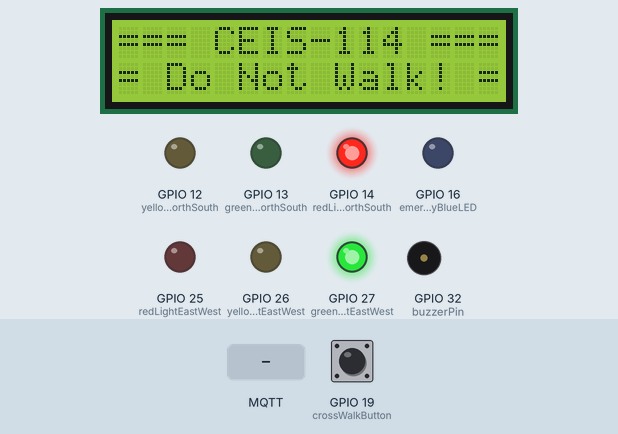
Recording of a sketch running on a simulated ESP32. On the bench: 16×2 character LCD, output pins drawn as LEDs (lit = HIGH), buzzer (waves = sounding). The test bench sets the inputs (shaded band); at power-on: GPIO 19 (crossWalkButton) HIGH. WiFi joins after 1.5 s; servers stay silent unless stated; random numbers use the default seed unless the sketch sets one; no MQTT or app messages arrive unless stated; what the sketch prints to the serial monitor is not drawn.

Above: at 2.7 s.
2.8 s: MQTT message "ON" arrives on the first subscribed topic
At 6.7 s:
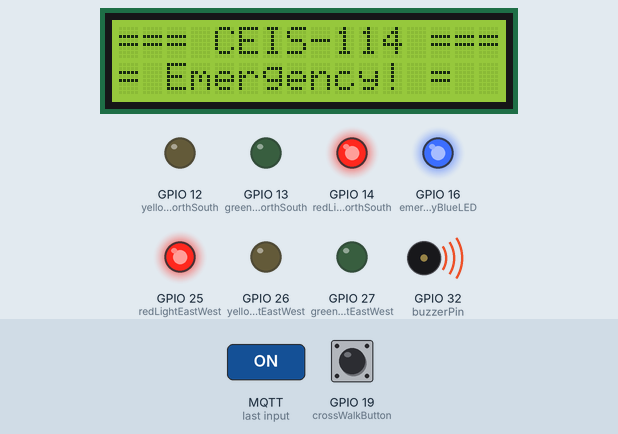
6.8 s: MQTT message "OFF" arrives on the first subscribed topic
At 10.7 s:
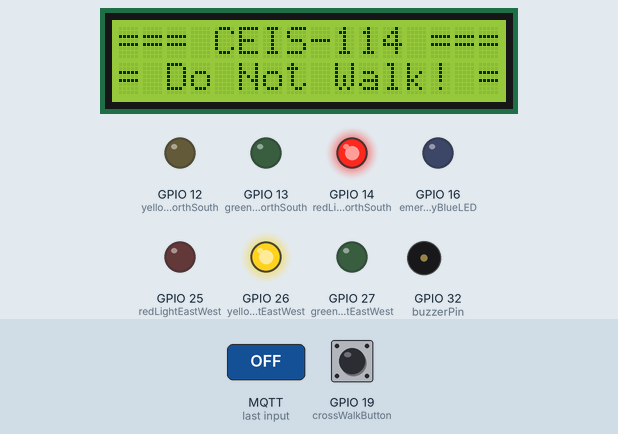
10.8 s: GPIO 19 (crossWalkButton) pulled LOW for 1.15 s
At 18.1 s:
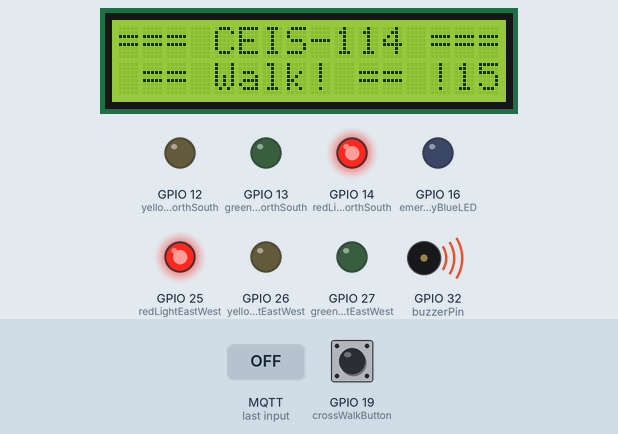
Timing chart, 0 to 37.2 s (numbered marks = the images above; inputs shaded):
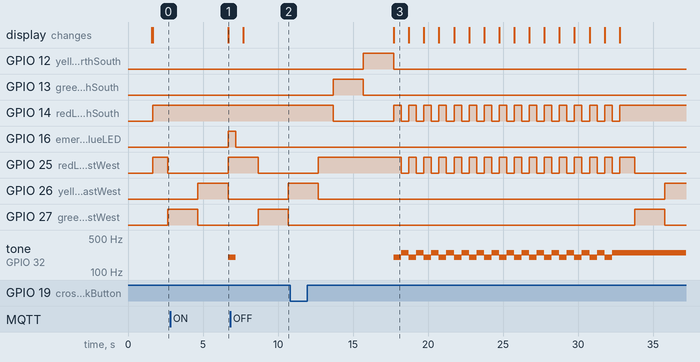

Measured:
- after the input at 2.8 s, GPIO 16 (emergencyBlueLED): LOW → HIGH after 3.9 s; tone on GPIO 32 (buzzerPin): silent → 200 Hz after 3.9 s; the display: changes after 3.9 s (image 1)
- after the input at 6.8 s, GPIO 25 (redLightEastWest): HIGH → LOW after 1.9 s; GPIO 26 (yellowLightEastWest): LOW → HIGH after 3.9 s; GPIO 27 (greenLightEastWest): LOW → HIGH after 1.9 s, → LOW 2.0 s later; the display: changes after 0.89 s (image 2)
- after the input at 10.8 s, tone on GPIO 32 (buzzerPin): alternates 250 Hz for 0.50 s and 200 Hz for 0.50 s, 30 changes in all, then stays 250 Hz, starting after 6.9 s; the display: changes after 6.9 s (image 3)
- by itself, GPIO 14 (redLightNorthSouth): repeats every 1.0 s: HIGH 0.50 s, LOW 0.50 s, until it stays HIGH from 32.8 s

The sketch:

sketch.ino
```cpp
// === Roderick Vaughan ====
// Module 7 Course project IOT MQTT

#include <WiFi.h> // WiFi header file
#include <PubSubClient.h> // MQTT publish and subscribe header file
#include <Wire.h> // I2C header file
#include <LiquidCrystal_I2C.h> // I2C lcd header file

const char* ssid = "Wokwi-GUEST"; // This is the access point to your wireless network.
const char* password = ""; // This is the password to the SSID. For the smart mini router
const char* mqttServer = "test.mosquitto.org"; // This is the free MQTT broker we will use.

int port = 1883; // MQTT brokers listen to port 1883 by default
String stMac; // C string used for convenience of comparisons.
char mac[50]; // C char array used to hold the MAC address of your ESP32 microconroller
char clientId[50]; // This client ID is used to identify the user accessing the MQTT broker.

// For our test.mosquitto.org broker, we just generate a random user client ID
WiFiClient espClient; // instantiate the WiFi client object
PubSubClient client(espClient); // instantiate the publish subscribe client object
LiquidCrystal_I2C lcd(0x27,16,2); //set the LCD address to 0x27 for a 16 chars and 2-line display
// if it does not work then try 0x3F, if both addresses do not work then run the scan code

const int redLightNorthSouth = 14; // The red LED NS is wired to ESP32 board pin GPIO 14
const int yellowLightNorthSouth = 12; // The yellow LED NS is wired to ESP32 board pin GPIO 12
const int greenLightNorthSouth = 13; // The green LED NS is wired to ESP32 board pin GPIO 13
const int redLightEastWest = 25; // The red LED EW is wired to ESP32 pin GPIO 25
const int yellowLightEastWest = 26; // The yellow LED EW is wired to ESP32 board pin GPIO 26
const int greenLightEastWest = 27; // The green LED EW is wired to ESP32 board pin GPIO 27

int crossWalkButtonState = 1 ; // Variable will store the state of the crosswalk button
const int crossWalkButton = 19; // Cross Walk button pin is GPIO 19
const int emergencyBlueLED = 16; // The blue LED is wired to ESP32 board pin GPIO 16
const int buzzerPin = 32; // Active Buzzer pin is GPIO 32

int loopCount; // Variable will keep count of the number of times the light pattern repeats
int secondsLeft; // counter to keep track of number of seconds left for crossing intersection
int iotControl = 0; // Variable will be used to switch between emergency and normal operations of

// traffic controller
void setup() {

Serial.begin(115200); // set baud rate of serial monitor to 115200 bits per second
randomSeed(analogRead(0)); // seed the random() function
delay(10); // wait 10 milliseconds

Serial.println(); // start by skipping a line on the serial monitor
Serial.print("Connecting to "); // display message connection to
Serial.println(ssid); // display SSID name

wifiConnect(); // initiate connection to WiFi access point

Serial.println(""); // Skip a line on serial monitor
Serial.println("WiFi connected"); // display message WiFi connected
Serial.println("IP address: "); // display message IP Address
Serial.println(WiFi.localIP()); // display local IP address
Serial.println(WiFi.macAddress()); // display MAC address
stMac = WiFi.macAddress(); // copy MAC address
stMac.replace(":", "_"); // replace the underscores with colons
Serial.println(stMac); // display the cleaned up MAC address
client.setServer(mqttServer, port); // Connect to MQTT server test.mosquitto.org
client.setCallback(callback); // set callback function for handling MQTT messages

pinMode(crossWalkButton, INPUT_PULLUP); // 0 = button is pressed, 1 = button not pressed
attachInterrupt(crossWalkButton, buttonPressed, FALLING); // set up crosswalk button to trigger

// interrupts on falling edges
pinMode(redLightNorthSouth, OUTPUT); // initialize digital pin 14 (Red LED NS) as an output.
pinMode(yellowLightNorthSouth, OUTPUT); // initialize digital pin 12 (Yellow LED NS) as an output.
pinMode(greenLightNorthSouth, OUTPUT); // initialize digital pin 13 (green LED NS) as an output.
pinMode(redLightEastWest, OUTPUT); // initialize digital pin 25 (Red LED EW) as an output.
pinMode(yellowLightEastWest, OUTPUT); // initialize digital pin 26 (Yellow LED EW) as an output.
pinMode(greenLightEastWest, OUTPUT); // initialize digital pin 27 (Green LED EW) as an output.
pinMode(emergencyBlueLED, OUTPUT); // initialize digital pin 16 (Blue emergency LED) as an output.
pinMode(buzzerPin, OUTPUT); // initialize digital pin 32 (Active buzzer) as an output.
tone(buzzerPin, 0); //turn buzzer off
lcd.init(); // initialize the lcd
lcd.backlight(); // turn on backlight of lcd
lcd.setCursor(0,0); // set cursor to column # 1 and Row # 1
lcd.print("=== CEIS-114 ==="); // display this message

}

void wifiConnect() {

WiFi.mode(WIFI_STA); // set WiFi mode to STA
WiFi.begin(ssid, password); // connect WiFi using SSID and password
while (WiFi.status() != WL_CONNECTED) { // As long as WiFi connection is not established

delay(500); // wait half a second

Serial.print("."); // display period on serial monitor

}
}

void mqttReconnect() { // If connection to MQTT broker is lost. Call this function

while (!client.connected()) { // As long as connection is not established

Serial.print("Attempting MQTT connection..."); // Display message attempting MQTT connection
long r = random(1000); // Generate a long integer
sprintf(clientId, "clientId-%ld", r); // display client ID

if (client.connect(clientId)) { // Is connection to MQTT broker is established
Serial.print(clientId); // Display client ID on serial monitor
Serial.println(" connected"); // Display connected message on serial monitor
client.subscribe("LED"); // Subscribe to topic LED.

}

 else { // If connection to MQTT broker has failed

Serial.print("failed, rc="); // Display failed
Serial.print(client.state()); // Display client ID for failed connection
Serial.println(" try again in 5 seconds"); // Display message try again in 5 seconds
delay(5000); // Wait 5 seconds

}
}
}
void callback(char* topic, byte* message, unsigned int length) { // Callback function for handling MQTT

//messages
String stMessage; // Create C string object
for (int i = 0; i < length; i++) { // Run a loop that will process all the characters of the MQTT message
stMessage += (char)message[i]; // Add character to the C string one at a time
}

if (String(topic) == "LED") { // Check if the topic received is LED
if(stMessage == "ON"){ // Check if the message is ON
iotControl = 1; // Set iotControl variable to high
}
else if(stMessage == "OFF"){ // if the message received is OFF
iotControl = 0; // Set iotControl variable to low
}
}
}
void loop() { // loop() function
if (!client.connected()) { // If the client is not connected to MQTT broker
mqttReconnect(); // Try reconnecting
}

while( iotControl == 0 ) { // As long as variable iotControl is low. Run the normal traffic light

lcd.setCursor(0,1); // set the cursor to column 1, line 2
lcd.print("= Do Not Walk! ="); // display Walk tmessage to the LCD.
Serial.println(" == Do Not Walk == "); // display Do Not Walk message on serial monitor
digitalWrite(emergencyBlueLED, LOW); // This should turn off the Remergency blue LED

if (crossWalkButtonState == 0 ){ // if crosswalk button is pressed
digitalWrite(yellowLightNorthSouth , LOW); // This should turn off the Yellow LED NS
digitalWrite(greenLightNorthSouth, LOW); // This should turn off the Green LED EW
digitalWrite(yellowLightEastWest , LOW); // This should turn off the Yellow LED NS
digitalWrite(greenLightEastWest, LOW); // This should turn off the Yellow LED EW

// display Walk message on the LCD
lcd.setCursor(0,1); // set the cursor to column 1, line 2
lcd.print(" == Walk! == "); // display Walk tmessage to the LCD.
secondsLeft = 15; // Set the delay for crossing the intersection at 15 seconds.

while( secondsLeft > 0 ){ // As long as the timer hasn’t run up yet

if( secondsLeft >= 10){ // If the timer has a value with 2 digits

Serial.print(" == Walk == "); // display message Walk on serial monitor
Serial.println(secondsLeft); // display timer value
lcd.setCursor(14 ,1); // set the cursor to column 15, line 2
lcd.print(secondsLeft); // display number of seconds left 2

}
else {

Serial.print(" == Walk == "); // If timer has a single digit. Line up the numbers
Serial.println(secondsLeft); // Display the timer value
lcd.setCursor(14,1); // set the cursor to column 15, line 2
lcd.print(" "); // clear anything on the last 2 columns
lcd.setCursor(15,1); // set the cursor to column 15, line 2
lcd.print(secondsLeft); // display number of seconds left

}

digitalWrite(redLightNorthSouth, HIGH); // This should turn on the RED LED NS
digitalWrite(redLightEastWest, HIGH); // This should turn on the RED Yellow LED NS
tone(buzzerPin, 200);
delay(500); // wait 0.5 seconds
digitalWrite(redLightNorthSouth, LOW); // This should turn off the Red LED NS
digitalWrite(redLightEastWest, LOW); // This should turn off the Red LED EW
tone(buzzerPin, 250);
delay(500); // wait 0.5 seconds

secondsLeft -= 1; // Decrement timer count by one second
client.loop(); // Check if new MQTT messages have been published

if( iotControl == 1){ // If iotControl variable is high.

break; // Break out of the while() loop

}
} // end of while() loop

crossWalkButtonState = 1 ; // Set the crosswalk variable high. This should get us out of the cross
// walk routine

} // end of if statement

else {
// The next three lines of code turn on the red LED NS
digitalWrite(redLightNorthSouth, HIGH); // This should turn on the Red LED NS
digitalWrite(yellowLightNorthSouth , LOW); // This should turn off the Yellow LED NS
digitalWrite(greenLightNorthSouth, LOW); // This should turn off the Green LED NS
digitalWrite(redLightEastWest, HIGH); // This should turn on the Red LED EW
digitalWrite(yellowLightEastWest , LOW); // This should turn off the Yellow LED EW
digitalWrite(greenLightEastWest, LOW); // This should turn off the Green LED EW

client.loop(); // Check if new MQTT messages have been published
delay(1000);
if( iotControl == 1){ // If iotControl variable is high.

break; // Break out of the while() loop

}

// The next three lines of code turn on the red Yellow LED NS
digitalWrite(redLightEastWest, LOW); // This should turn off the Red LED EW
digitalWrite(yellowLightEastWest , LOW); // This should turn off the Yellow LED EW
digitalWrite(greenLightEastWest, HIGH); // This should turn on the Green LED EW

delay(2000); // wait for 2 seconds

// The next three lines of client.loop(); // Check if new MQTT messages have been published

if( iotControl == 1){ // If iotControl variable is high.

break; // Break out of the while() loop

}

// code to turn on the red LED NS
digitalWrite(redLightNorthSouth, HIGH); // This should turn on the Red LED NS
digitalWrite(yellowLightNorthSouth , LOW); // This should turn off the Yellow LED NS
digitalWrite(greenLightNorthSouth, LOW); // This should turn off the Green LED NS

// The next three lines of code turn on the red Yellow LED NS
digitalWrite(redLightEastWest, LOW); // This should turn off the Red LED EW
digitalWrite(yellowLightEastWest , HIGH); // This should turn on the Yellow LED EW
digitalWrite(greenLightEastWest, LOW); // This should turn off the Green LED EW

delay(2000); // wait for 2 seconds

client.loop(); // Check if new MQTT messages have been published

if( iotControl == 1){ // If iotControl variable is high.

break; // Break out of the while() loop

}

// The next three lines of code turn on the red Yellow LED NS
digitalWrite(redLightEastWest, HIGH); // This should turn on the Red LED NS
digitalWrite(yellowLightEastWest , LOW); // This should turn off the Yellow LED NS
digitalWrite(greenLightEastWest, LOW); // This should turn off the Green LED NS

delay(1000); //Extended time for Red light#2 before the Green of the other side turns ON

client.loop(); // Check if new MQTT messages have been published

if( iotControl == 1){ // If iotControl variable is high.
break; // Break out of the while() loop
}
// The next three lines of code turn on the yellow LED NS
digitalWrite(redLightNorthSouth, LOW); //This should turn off the Red LED NS
digitalWrite(yellowLightNorthSouth , LOW); // This should turn off the Yellow LED NS
digitalWrite(greenLightNorthSouth, HIGH); // This should turn on the Green LED NS

delay(2000); // wait for 2 seconds

client.loop(); // Check if new MQTT messages have been published

if( iotControl == 1){ // If iotControl variable is high.

break; // Break out of the while() loop

}

// The next three lines of code turn on the yellow LED NS
digitalWrite(redLightNorthSouth, LOW); // This should turn off the Red LED NS
digitalWrite(yellowLightNorthSouth , HIGH); // This should turn on the Yellow LED NS
digitalWrite(greenLightNorthSouth, LOW); // This should turn off the Green LED NS

// The next three lines of code turn on the red Yellow LED NS
digitalWrite(redLightEastWest, HIGH); // This should turn on the Red LED EW
digitalWrite(yellowLightEastWest , LOW); // This should turn off the Yellow LED EW
digitalWrite(greenLightEastWest, LOW); // This should turn off the Green LED EW

delay(2000); // wait for 2 seconds

client.loop(); // Check if new MQTT messages have been published

if( iotControl == 1){ // If iotControl variable is high.
break; // Break out of the while() loop
}
}
} // end of while() loop

while( iotControl == 1){
lcd.setCursor(0,1); // set the cursor to column 1, line 2

lcd.println("= Emergency! =");

Serial.println("= Emergency! =");

digitalWrite(yellowLightNorthSouth , LOW); // This should turn off the Yellow LED NS
digitalWrite(greenLightNorthSouth, LOW); // This should turn off the Green LED NS
digitalWrite(yellowLightEastWest , LOW); // This should turn off the Yellow LED EW
digitalWrite(greenLightEastWest, LOW); // This should turn off the Yellow LED EW
digitalWrite(redLightNorthSouth, HIGH); // This should turn on the RED LED NS
digitalWrite(redLightEastWest, HIGH); // This should turn on the RED Yellow LED NS
digitalWrite(emergencyBlueLED, HIGH); // This should turn on the Remergency blue LED
tone(buzzerPin, 200); // This should turn on the active buzzer

delay(500);

digitalWrite(emergencyBlueLED, LOW); // This should turn off the Remergency blue LED
tone(buzzerPin, 0); // This should turn off the active buzzer

delay(500);

client.loop();

client.loop(); // Check if new MQTT messages have been published

if( iotControl == 1)
{ // If iotControl variable is high.
break; // Break out of the while() loop
}

}
client.loop(); // Check if new MQTT messages have been published one last time
}
void buttonPressed() // Function to handle any cross walk button presses
{
static unsigned long lastInterruptTime = 0; // Create variable for holding interrupt time
unsigned long interruptTime = millis(); // Store current time in milli-seconds

// If interrupts come faster than 200ms, assume it's a bounce and ignore
if (interruptTime - lastInterruptTime > 20)
{
crossWalkButtonState = 0; // Change the value of the variable that holds the state of the button
}
lastInterruptTime = interruptTime; // Save the timer
}
```
